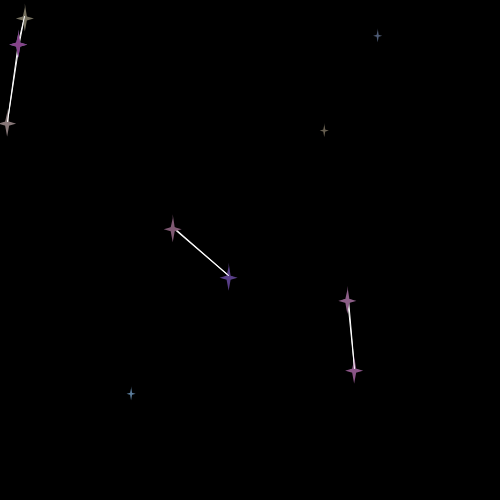
Frame 1 (no input)
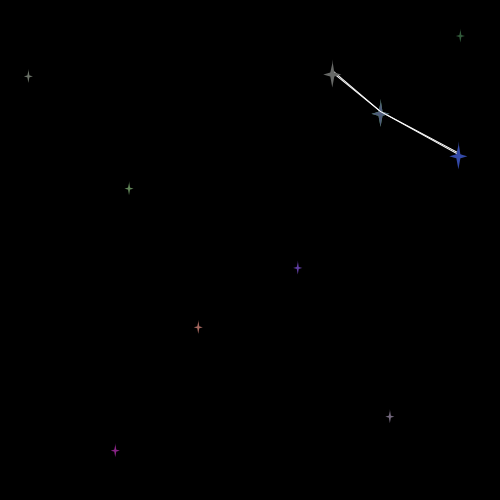
Frame 60 (the mouse pressed at the canvas centre just before this capture)
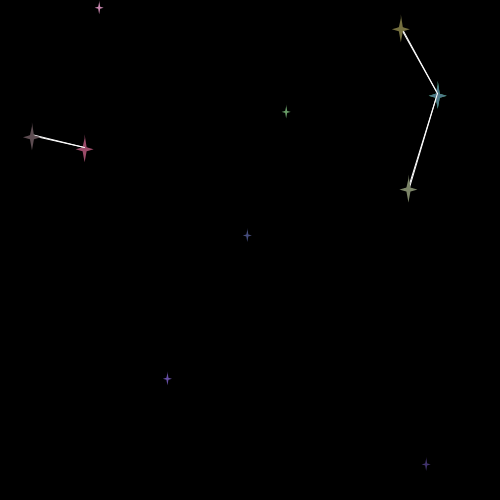
Frame 120 (the mouse held since frame 60 and released just before this capture)

The Processing sketch that drew these frames (run headless with seeded random() and noise(); from frame 60 on, the mouse is pressed at the canvas centre):

// Processing sketch: processing_116952
// ── processing_116952.pde

int NUM_THINGS = 10;

// creating an (empty) global array with a
// capacity of 10 elements of type Ball
Thing[] things = new Thing[NUM_THINGS];

void setup()
{
  size(500, 500);
  smooth();


  for (int i = 0; i < NUM_THINGS; i++)
  {
    things[i] = new Thing();   // populating the array

    things[i].x = random(0, width);
    things[i].y = random(0, height);
    things[i].direction = random(0, 360);
    things[i].col = color(random(0, 255), random(0, 255), random(0, 255));
  }
}

void draw()
{
  //bg is not conceptually part of the class
  background( 0, 0, 0);

  //call the method update everytime I draw
  for (int i = 0; i < NUM_THINGS; i++)
  {
    things[i].update();
  }
}


class Thing
{
  //parameters of my thing
  float myDiameter = 10;
  float x;
  float y;
  color col = #00FFFF;
  float speed = 1;
  float direction = 0;

  //Constructor function - same name as the class
  Thing()
  {
    /*
  like the setup in the main sketch the constructor function
     is executed once as soon as the object is created
     */
  }

  //method(s) for my thing
  void update()
  {
    /*
    convert direction into radians
     break it down to the sinus and cosinus
     which are the vertical and horizontal component
     of the angle then multiply for speed
     (because in trigonometry you always work with a radius of 1)
     */
    float dX = cos(radians(direction))*speed;
    float dY = sin(radians(direction))*speed;

    //the result are the steps in the vertical and horizontal direction
    x = x + dX;
    y = y + dY;

    //direction++;

    //managing borders
    if (x > width)
    {
      x = 0;
    }

    if (x < 0)
    {
      x = width;
    }

    if (y > height)
    {
      y = 0;
    }

    if (y < 0)
    {
      y = height;
    }
    col = color(noise(x/50.0)*255.0, noise(y/50.0)*255.0, noise(x/50.0, y/50.0)*255.0);

    //draw the thing 
    fill(col);
    noStroke();
    beginShape();
    vertex(x+ 0, y- 6.5);
    vertex(x+ 1, y+ 0);
    vertex(x+ 4.5, y+ 1);
    vertex(x+ 1, y+ 2);
    vertex(x+ 0, y+ 7.5);
    vertex(x- 1, y+ 2);
    vertex(x- 4.5, y+ 1);
    vertex(x- 1, y+ 0);
    vertex(x+ 0, y- 4.5);
    endShape();



    //example of interaction among things//
    //every object scans the other objects using the global array
    for (int i = 0; i < NUM_THINGS; i++)
    {
      //temporary variable to store the other
      Thing other = things[i];

      //it's not a good idea to make theinteract with itself
      //this points to the specific instance
      if (this != other)
      {
        //after I determine it's another thing I check the distance
        if (dist(x, y, other.x, other.y)<100)
        {
          //and do something
          stroke(255);
          line(x, y, other.x, other.y);
          fill(col);
          col = color(noise(x*100)*255.0, noise(y*100)*255.0, noise(x*100, y*100)*255.0);
          noStroke();
          beginShape();
          vertex(x+ 0, y- 13);
          vertex(x+ 2, y+ 0);
          vertex(x+ 9, y+ 2);
          vertex(x+ 2, y+ 4);
          vertex(x+ 0, y+ 15);
          vertex(x- 2, y+ 4);
          vertex(x- 9, y+ 2);
          vertex(x- 2, y+ 0);
          vertex(x+ 0, y- 9);
          endShape();
        }
      }
    }
  }
}
